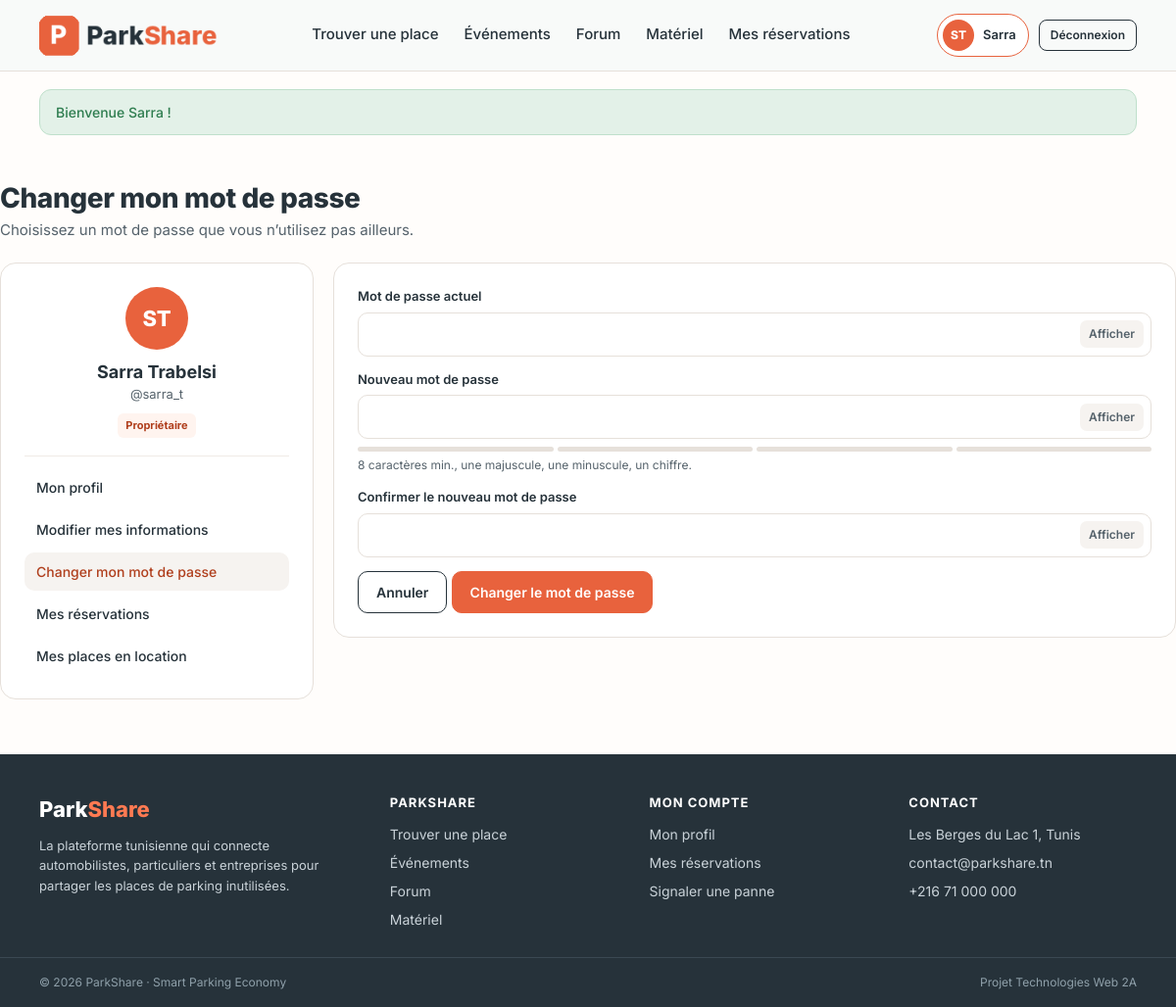
Screenshot of /index.php?action=password (signed in) with the database file from the repository.
### tables this page shows
CREATE TABLE IF NOT EXISTS users (
    id              INT AUTO_INCREMENT PRIMARY KEY,
    nom             VARCHAR(50)  NOT NULL,
    prenom          VARCHAR(50)  NOT NULL,
    username        VARCHAR(50)  NOT NULL UNIQUE,
    email           VARCHAR(150) NOT NULL UNIQUE,
    telephone       VARCHAR(20)  NOT NULL,
    password        VARCHAR(255) NOT NULL,
    role            ENUM('client', 'proprietaire', 'technicien', 'admin') NOT NULL DEFAULT 'client',
    statut          ENUM('actif', 'bloque') NOT NULL DEFAULT 'actif',
    failed_attempts TINYINT UNSIGNED NOT NULL DEFAULT 0,
    locked_until    DATETIME NULL,
    last_login      DATETIME NULL,
    created_at      TIMESTAMP DEFAULT CURRENT_TIMESTAMP,
    updated_at      TIMESTAMP NULL DEFAULT NULL ON UPDATE CURRENT_TIMESTAMP,
    INDEX idx_role (role),
    INDEX idx_statut (statut)
);

### app/Controllers/Controller.php (called while the page is built, shortened)
<?php
require_once __DIR__ . '/../../config/database.php';
abstract class Controller
{
    protected string $page = 'home';
    public function __construct()
    {
        $this->db = Database::getConnexion();
    }
    protected function render(string $view, array $data = [], string $layout = 'front'): void
    {
        $content      = $this->capture(__DIR__ . '/../Views/pages/' . $view . '.php', $data);
        $currentPage  = $data['currentPage'] ?? $this->page;
        require __DIR__ . '/../Views/' . ($layout === 'admin' ? 'layout_admin.php' : 'layout.php');
    }
    private function capture(string $file, array $data): string
    {
        extract($data, EXTR_SKIP);
        require $file;
        return (string) ob_get_clean();
    }
}

### app/Controllers/ProfileController.php (called while the page is built, shortened)
<?php
class ProfileController extends Controller
{
    private AuthController $auth;
    public function __construct()
    {
        $this->auth = new AuthController();
    }
    public function password(): void
    {
        $user = $this->me();
        $errors = [];
        $this->view('password', [
            'title' => 'Changer mon mot de passe', 'user' => $user, 'errors' => $errors,
        ]);
    }
    private function me(): UserModel
    {
        $user = $this->auth->findById((int) $_SESSION['user_id']);
        return $user;
    }
    private function view(string $name, array $data): void
    {
        $back = can('backoffice');
        $data['back'] = $back;
        $this->render(($back ? 'back/' : 'front/') . $name, $data, $back ? 'admin' : 'front');
    }
}

### index.php (called while the page is built, shortened)
<?php
require_once __DIR__ . '/app/helpers.php';
spl_autoload_register(function (string $class): void {
    foreach (['Controllers', 'Models'] as $folder) {
        $file = __DIR__ . '/app/' . $folder . '/' . $class . '.php';
        if (is_file($file)) {
            return;
        }
    }
});
$routes = require __DIR__ . '/app/routes.php';
$action = (string) ($_GET['action'] ?? 'home');
[$controllerName, $method] = $routes[$action];
$param = $routes[$action][2] ?? null;
$controller = new $controllerName();
$param === null ? $controller->$method() : $controller->$method($param);

### config/database.php (called while the page is built, shortened)
<?php
class Database
{
    private static ?PDO $pdo = null;
    public static function getConnexion(): PDO
    {
        if (self::$pdo === null) {
            try {
                self::$pdo = new PDO(
                    'mysql:host=' . DB_HOST . ';port=' . DB_PORT . ';dbname=' . DB_NAME . ';charset=utf8mb4',
                    DB_USER,
                    DB_PASS,
                    [
                        PDO::ATTR_ERRMODE            => PDO::ERRMODE_EXCEPTION,
                        PDO::ATTR_DEFAULT_FETCH_MODE => PDO::FETCH_ASSOC,
                        PDO::ATTR_EMULATE_PREPARES   => false,
                    ]
                );
            } catch (PDOException $e) {
                http_response_code(500);
                die(APP_DEBUG
                    ? 'Erreur de connexion : ' . htmlspecialchars($e->getMessage(), ENT_QUOTES, 'UTF-8')
                    : 'Erreur de connexion à la base de données. Vérifiez config/config.php.');
            }
        }
        return self::$pdo;
    }
}

### app/Controllers/AuthController.php (called while the page is built, shortened)
<?php
class AuthController extends Controller
{
    private static ?array $permissions = null;
    public static function isAuthenticated(): bool
    {
        return !empty($_SESSION['user_id']);
    }
    public static function can(string $permission): bool
    {
        self::$permissions ??= require __DIR__ . '/../../config/permissions.php';
        return in_array($permission, self::$permissions[$_SESSION['role'] ?? ''] ?? [], true);
    }
    public function findById(int $id): ?UserModel
    {
        $stmt = $this->db->prepare('SELECT * FROM users WHERE id = :id LIMIT 1');
        $stmt->execute(['id' => $id]);
        $row = $stmt->fetch();
        return $row ? UserModel::fromArray($row) : null;
    }
}

### app/Models/UserModel.php (called while the page is built, shortened)
<?php
class UserModel
{
    private string $nom = '';
    private string $prenom = '';
    private string $username = '';
    private string $role = 'client';
    public function getNom(): string { return $this->nom; }
    public function getPrenom(): string { return $this->prenom; }
    public function getUsername(): string { return $this->username; }
    public function getRole(): string { return $this->role; }
    public function setNom(string $nom): void { $this->nom = $nom; }
    public function setPrenom(string $prenom): void { $this->prenom = $prenom; }
    public function setUsername(string $username): void { $this->username = $username; }
    public function setRole(string $role): void { $this->role = $role; }
    public static function fromArray(array $row): self
    {
        $user = new self();
        $user->setId((int) ($row['id'] ?? 0));
        $user->setNom((string) ($row['nom'] ?? ''));
        $user->setPrenom((string) ($row['prenom'] ?? ''));
        $user->setUsername((string) ($row['username'] ?? ''));
        $user->setEmail((string) ($row['email'] ?? ''));
        $user->setTelephone((string) ($row['telephone'] ?? ''));
        $user->setPassword((string) ($row['password'] ?? ''));
        $user->setRole((string) ($row['role'] ?? 'client'));
        $user->setStatut((string) ($row['statut'] ?? 'actif'));
        $user->setFailedAttempts((int) ($row['failed_attempts'] ?? 0));
        $user->setLockedUntil($row['locked_until'] ?? null);
        $user->setLastLogin($row['last_login'] ?? null);
        $user->setCreatedAt((string) ($row['created_at'] ?? ''));
        return $user;
    }
}

### app/helpers.php (called while the page is built, shortened)
<?php
function e(mixed $value): string
{
    return htmlspecialchars((string) ($value ?? ''), ENT_QUOTES, 'UTF-8');
}
function url(string $action, array $params = []): string
{
    $query = http_build_query(array_merge(['action' => $action], $params));
    return 'index.php?' . $query;
}
function asset(string $path): string
{
    return 'app/Views/assets/' . ltrim($path, '/');
}
function isActive(string|array $pages, string $currentPage): string
{
    return in_array($currentPage, (array) $pages, true) ? 'active' : '';
}
function role_label(string $role): string
{
    return [
        'admin'        => 'Administrateur',
        'technicien'   => 'Technicien',
        'proprietaire' => 'Propriétaire',
        'client'       => 'Automobiliste',
    ][$role] ?? $role;
}
function initials(string $prenom, string $nom): string
{
    return mb_strtoupper(mb_substr($prenom, 0, 1) . mb_substr($nom, 0, 1));
}
function current_user(): ?array
{
    return [
        'id'       => (int) $_SESSION['user_id'],
        'username' => $_SESSION['username'] ?? '',
        'nom'      => $_SESSION['nom'] ?? '',
        'prenom'   => $_SESSION['prenom'] ?? '',
        'role'     => $_SESSION['role'] ?? '',
    ];
}
function can(string $permission): bool
{
    return AuthController::can($permission);
}

### app/Views/pages/front/_profile_menu.php (the view, shortened to what this page needs)
<div class="card profile-id">
    <div class="avatar lg"><?= e(initials($user->getPrenom(), $user->getNom())) ?></div>
    <h2><?= e($user->getPrenom() . ' ' . $user->getNom()) ?></h2>
    <div class="muted">@<?= e($user->getUsername()) ?></div>
    <span class="badge badge-<?= e($user->getRole()) ?>"><?= e(role_label($user->getRole())) ?></span>
    <nav class="menu-list">
        <a class="<?= isActive('profile', $currentPage) ?>" href="<?= url('profile') ?>">Mon profil</a>
        <a class="<?= isActive('profile_edit', $currentPage) ?>" href="<?= url('profile_edit') ?>">Modifier mes informations</a>
        <a class="<?= isActive('password', $currentPage) ?>" href="<?= url('password') ?>">Changer mon mot de passe</a>
        <a href="<?= url('reservations') ?>">Mes réservations</a>
        <?php if (can('places.publish')): ?><a href="<?= url('places') ?>">Mes places en location</a><?php endif; ?>
    </nav>
</div>

### app/Views/includes/navbar.php (shortened to what this page needs)
<?php
$currentPage = $currentPage ?? 'home';
$me = current_user();
?>
<header class="topnav">
    <div class="wrap">
        <a class="logo" href="<?= url('home') ?>"><img src="<?= asset('img/logo.png') ?>" alt="ParkShare"></a>
        <nav class="links" aria-label="Navigation principale">
            <a class="<?= isActive('home', $currentPage) ?>" href="<?= url('home') ?>">Trouver une place</a>
            <a class="<?= isActive('evenements', $currentPage) ?>" href="<?= url('evenements') ?>">Événements</a>
            <a class="<?= isActive('forum', $currentPage) ?>" href="<?= url('forum') ?>">Forum</a>
            <a class="<?= isActive('materiel', $currentPage) ?>" href="<?= url('materiel') ?>">Matériel</a>
            <?php if ($me): ?>
                <a class="<?= isActive('reservations', $currentPage) ?>" href="<?= url('reservations') ?>">Mes réservations</a>
            <?php endif; ?>
        </nav>
        <div class="actions">
            <?php if ($me): ?>
                <a class="user-chip <?= isActive(['profile', 'profile_edit', 'password'], $currentPage) ?>" href="<?= url('profile') ?>">
                    <span class="avatar"><?= e(initials($me['prenom'], $me['nom'])) ?></span>
                    <?= e($me['prenom']) ?>
                </a>
                <form class="inline" method="POST" action="<?= url('logout') ?>">
                    <button type="submit" class="btn btn-sm">Déconnexion</button>
                </form>
            <?php else: ?>
                <a class="btn <?= $currentPage === 'login' ? 'btn-dark' : '' ?>" href="<?= url('login') ?>">Connexion</a>
                <a class="btn btn-primary" href="<?= url('register') ?>">S’inscrire</a>
            <?php endif; ?>
        </div>
    </div>
</header>

### app/Views/assets/css/base.css (style rules this page uses)
:root { --coral:#E8623D; --coral-dark:#B03F1D; --coral-mid:#D9502B; --coral-soft:#FFF4EF; --coral-light:#F3C4B4; --coral-bright:#FF7A52; --ink:#26323A; --ink-2:#313E47; --muted:#55626B; --muted-2:#8FA0AA; --sand:#F6F3F0; --paper:#FFFDFB; --line:#E6E0DA; --line-soft:#F0EBE6; --green:#2E7D4F; --green-soft:#E3F1E8; --amber:#8A5300; --amber-soft:#FCEBD5; --red:#B42318; --red-soft:#FDECEA; --r-btn:10px; --r-card:14px; --r-lg:16px; --shadow:0 8px 24px rgba(38,50,58,.08); }
* { box-sizing:border-box;margin:0 }
html { scroll-behavior:smooth }
body { font-family:Inter,system-ui,-apple-system,"Segoe UI",Roboto,sans-serif;color:var(--ink);font-size:15px;line-height:1.5;-webkit-font-smoothing:antialiased }
a { color:inherit;text-decoration:none }
img { max-width:100%;display:block }
button { font:inherit;cursor:pointer }
h1,h2,h3 { line-height:1.2 }
.btn { display:inline-flex;align-items:center;justify-content:center;gap:8px;padding:10px 18px;border-radius:var(--r-btn);font-size:14px;font-weight:600;border:1.5px solid var(--ink);background:transparent;color:var(--ink);transition:background .15s,border-color .15s,color .15s;white-space:nowrap }
.btn-sm { padding:6px 11px;font-size:12px;border-radius:8px }
.inline { display:inline }
.badge { display:inline-block;font-size:11px;font-weight:700;padding:4px 8px;border-radius:6px;white-space:nowrap }
.badge-proprietaire { background:var(--coral-soft);color:var(--coral-dark) }
.muted { color:var(--muted) }

### app/Views/assets/css/front.css (style rules this page uses)
body.front { background:var(--paper) }
.wrap { max-width:1280px;margin:0 auto;padding:0 40px }
.topnav { background:#F8FAF9;border-bottom:1px solid var(--line);position:sticky;top:0;z-index:20 }
.topnav .wrap { height:72px;display:flex;align-items:center;justify-content:space-between;gap:24px }
.topnav .logo img { height:50px;width:auto }
.topnav .links { display:flex;gap:26px;font-size:15px;font-weight:500 }
.topnav .links a { padding:6px 0;border-bottom:2px solid transparent }
.topnav .actions { display:flex;gap:10px;align-items:center }
.user-chip { display:flex;align-items:center;gap:9px;font-size:13px;font-weight:600;padding:5px 12px 5px 5px;border:1.5px solid var(--line);border-radius:30px;background:#fff }
.user-chip:hover,.user-chip.active { border-color:var(--coral) }
.avatar { width:32px;height:32px;border-radius:50%;background:var(--coral);color:#fff;font-size:12px;font-weight:800;display:flex;align-items:center;justify-content:center;flex:none }
.avatar.lg { width:64px;height:64px;font-size:22px }
.card { background:#fff;border:1.5px solid var(--line);border-radius:var(--r-lg);padding:24px }
.profile-id { text-align:center }
.profile-id .avatar { margin:0 auto 12px }
.profile-id h2 { font-size:18px }
.profile-id .muted { font-size:13px;margin-top:2px }
.profile-id .badge { margin-top:10px }
.menu-list { margin-top:18px;border-top:1px solid var(--line-soft);padding-top:12px;display:grid;gap:4px;text-align:left }
.menu-list a { padding:9px 12px;border-radius:10px;font-size:14px;font-weight:500 }
.menu-list a:hover,.menu-list a.active { background:var(--sand);color:var(--coral-dark) }
body.front { display:flex;flex-direction:column;min-height:100vh }

### rows the page displays
users: initials($me['prenom'], $me['nom']) "ST", prenom "Sarra", initials($user->getPrenom(), $user->getNom()) "ST", $user->getPrenom() . ' ' . $user->getNom() "Sarra Trabelsi", username "sarra_t", role "Propriétaire"

### other values shown
$f['message'] "Bienvenue Sarra !"
